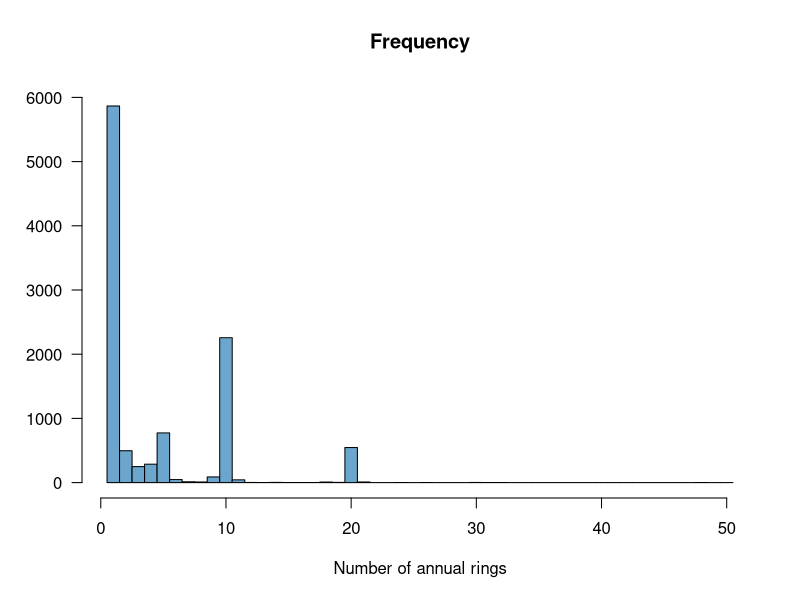

Write R code to recreate this figure.
# Plot histogram of block sizes for tree-rings in IntCal20

NoAv_Extract <- read.csv("Datasets/TreeRings_IntCal20_NotMerged.csv", header = TRUE)
Individual_Measurement_Spans <- NoAv_Extract$calspan

hist(Individual_Measurement_Spans, freq = TRUE, ylab = "",
     col = 'skyblue3',
     breaks = seq(0.5, 50.5, by = 1), 
     xlab = "Number of annual rings", main = "Frequency",  las = 1, ylim = c(0, 6000))